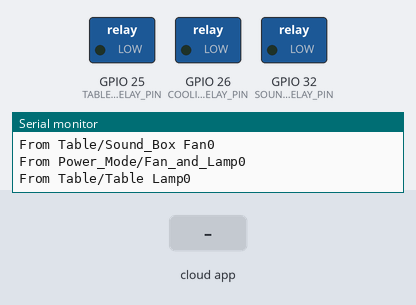
A program run on a simulated ESP32. Parts: switched loads named in the program (green lamp = pin HIGH), the last lines printed to the serial monitor. The test bench sets the inputs (shaded band). WiFi joins after 1.5 s; servers stay silent unless stated; the Firebase database answers and starts empty.

Above: at 2.7 s.
2.8 s: the phone or cloud app sets Table_Lamp to 1
At 4.9 s:
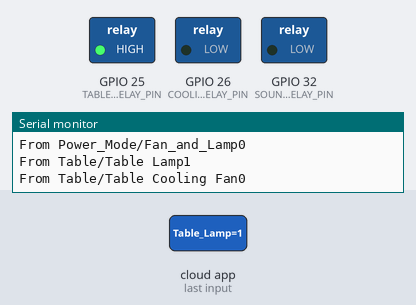
5.6 s: the phone or cloud app sets Cooling_Fan to 1
At 6.5 s:
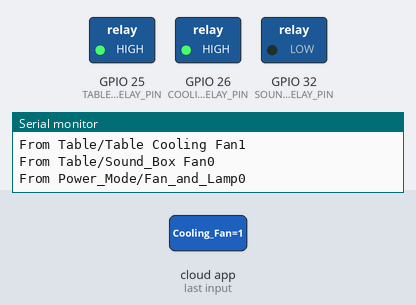
7.6 s: the phone or cloud app sets Sound_Box to 1
At 9.3 s:
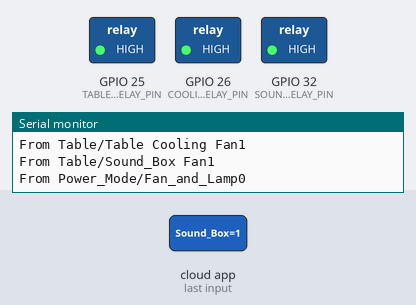
9.6 s: the phone or cloud app sets Fan_and_Lamp to 1
At 10.9 s:
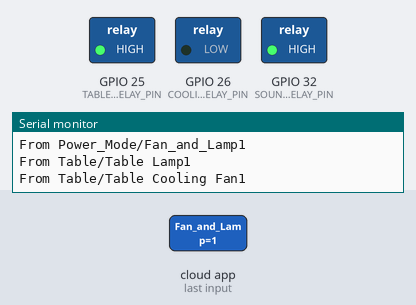
11.6 s: the phone or cloud app sets Table_Lamp to 0
At 12.5 s:
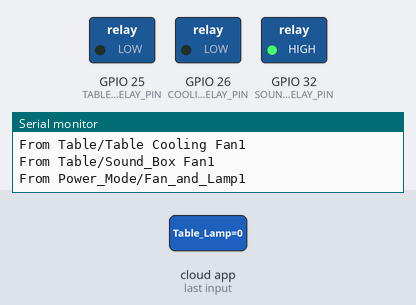
13.6 s: the phone or cloud app sets Fan_and_Lamp to 0
At 15.3 s:
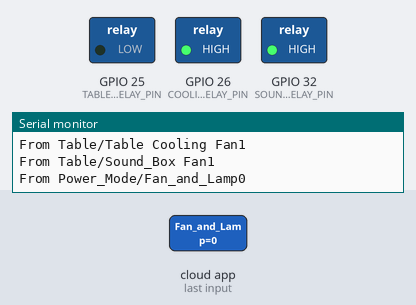
Timing chart, 0 to 16.6 s (numbered marks = the images above; inputs shaded):
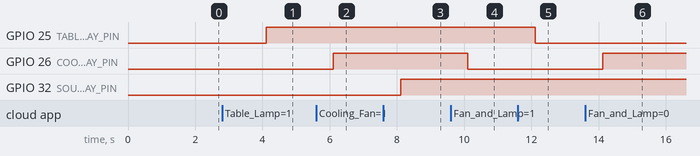

The program:

main.cpp
```cpp
#include <Arduino.h>                 // Core Arduino functions
#include <WiFi.h>                    // ESP32 WiFi library
#include <Firebase_ESP_Client.h>     // Firebase client library

// Helper files for Firebase authentication & RTDB debugging
#include "addons/TokenHelper.h"
#include "addons/RTDBHelper.h"

#include <IRremote.hpp>   // IRremote v4.x+


// ---------------- WIFI CREDENTIALS ----------------
#define WIFI_SSID " "                // Your WiFi SSID
#define WIFI_PASSWORD "        "     // Your WiFi password

// ---------------- FIREBASE CONFIG ----------------
#define API_KEY "AIzaSyCHrJBEwK4yEG61A6lZT4LJCaTBeuPMjnM"
#define DATABASE_URL "https://led-control-system-74ee3-default-rtdb.asia-southeast1.firebasedatabase.app/"

// ---------------- PIN DEFINITIONS ----------------

// For Table Lamp
#define TABLE_LAMP_RELAY_PIN 25      // Digital ON/OFF LED
#define LDR_PIN 36                   // LDR connected to ADC pin

// For Cooling Fan
#define COOLING_FAN_RELAY_PIN 26

// For sound box
#define SOUND_BOX_RELAY_PIN 32

// IR Receiver
#define IR_RECEIVER_PIN 15         // IR receiver data pin


// ---------------- FIREBASE OBJECTS ----------------
FirebaseData fbdo;                   // Firebase data object
FirebaseAuth auth;                   // Authentication object
FirebaseConfig config;               // Configuration object

// ---------------- GLOBAL VARIABLES ----------------
// For Table Lamp
bool is_table_lamp_on = true;

// For Cooling Fan
bool is_cooling_fan_on = true;

// For sound box
bool is_sound_box_on = true;


unsigned long sendDataPrevMillis = 0;  // Timer for sending sensor data
unsigned long readDataPrevMillis = 0;  // Timer for receiving data
unsigned long IRPrevMillis = 0;        // Timer for receiving data

int ldrData = 0;                       // Raw LDR ADC value
float voltage = 0.0;                   // LDR voltage value

bool signupOK = false;                 // Firebase signup status

bool start_the_process = false;
bool fan_on = false;
unsigned long fan_timer = 0;
const unsigned long FAN_INTERVAL = 300000; // 5 minutes


// ---------------- SETUP FUNCTION ----------------
void setup() {

  Serial.begin(115200);               // Start serial monitor

  pinMode(TABLE_LAMP_RELAY_PIN, OUTPUT);          // Digital LED as output
  pinMode(COOLING_FAN_RELAY_PIN, OUTPUT);         // Digital FAN as output
  pinMode(SOUND_BOX_RELAY_PIN, OUTPUT);           // Digital Sound Box as output
  IrReceiver.begin(IR_RECEIVER_PIN, ENABLE_LED_FEEDBACK);


  // ---------------- WIFI CONNECTION ----------------
  WiFi.begin(WIFI_SSID, WIFI_PASSWORD);
  Serial.print("Connecting to wiFi");

  while (WiFi.status() != WL_CONNECTED) {
    Serial.print(".");
    delay(300);
  }

  Serial.println();
  Serial.print("Connected With IP: ");
  Serial.println(WiFi.localIP());
  Serial.println();

  // ---------------- FIREBASE SETUP ----------------
  config.api_key = API_KEY;
  config.database_url = DATABASE_URL;

  // Anonymous Firebase sign-up
  if (Firebase.signUp(&config, &auth, "", "")) {
    Serial.println("Sign-UP OK");
    signupOK = true;
  } else {
    Serial.printf("%s\n", config.signer.signupError.message.c_str());
  }

  config.token_status_callback = tokenStatusCallback;

  Firebase.begin(&config, &auth);
  Firebase.reconnectWiFi(true);
}

// ---------------- LOOP FUNCTION ----------------
void loop() {

  // -------- SEND SENSOR DATA EVERY 5 SECONDS --------
  // if (Firebase.ready() && signupOK && (millis() - sendDataPrevMillis > 5000 || sendDataPrevMillis == 0)) {
  //   sendDataPrevMillis = millis();

  //   // Read LDR sensor
  //   ldrData = analogRead(LDR_PIN);
  //   voltage = (float)analogReadMilliVolts(LDR_PIN) / 1000;

  //   // Upload LDR raw data
  //   if (Firebase.RTDB.setInt(&fbdo, "Sensor/LDR_DATA", ldrData)) {
  //     //Serial.printf("\n%d\n", ldrData);
  //   } else {
  //     // Serial.println(fbdo.errorReason());
  //   }

  //   // Upload LDR voltage
  //   if (Firebase.RTDB.setFloat(&fbdo, "Sensor/LDR_Voltage", voltage)) {
  //     //Serial.printf("\n%f\n", voltage);
  //   } else {
  //     // Serial.println(fbdo.errorReason());
  //   }
  // }

  // -------- REMOTE + DIGITAL LED|FAN LOGIC --------
  if (millis() - readDataPrevMillis > 1000 || readDataPrevMillis == 0) {
    readDataPrevMillis = millis();

    if (Firebase.ready() && signupOK) {
      // Read Table Lamp ON/OFF command from Firebase
      if (Firebase.RTDB.getBool(&fbdo, "Table/Table_Lamp")) {
        if (fbdo.dataType() == "boolean") {
          is_table_lamp_on = fbdo.boolData();
          Serial.printf("From Table/Table Lamp%d\n\n", is_table_lamp_on);
        }
      } else {
        Serial.print("Error From Table Lamp ");
        Serial.println(fbdo.errorReason());
      }


      // Read Cooling Fan ON/OFF command from Firebase
      if (Firebase.RTDB.getBool(&fbdo, "Table/Cooling_Fan")) {
        if (fbdo.dataType() == "boolean") {
          is_cooling_fan_on = fbdo.boolData();
          Serial.printf("From Table/Table Cooling Fan%d\n\n", is_cooling_fan_on);
        }
      } else {
        Serial.print("Error From Table Cooling fan ");
        Serial.println(fbdo.errorReason());
      }


      // Read Sound Box ON/OFF command from Firebase
      if (Firebase.RTDB.getBool(&fbdo, "Table/Sound_Box")) {
        if (fbdo.dataType() == "boolean") {
          is_sound_box_on = fbdo.boolData();
          Serial.printf("From Table/Sound_Box Fan%d\n\n", is_sound_box_on);
        }
      } else {
        Serial.print("Error From Table Sound Box ");
        Serial.println(fbdo.errorReason());
      }


      // Read Start the hole precess command from Firebase
      if (Firebase.RTDB.getBool(&fbdo, "Power_Mode/Fan_and_Lamp")) {
        if (fbdo.dataType() == "boolean") {
          start_the_process = fbdo.boolData();
          Serial.printf("From Power_Mode/Fan_and_Lamp%d\n\n", start_the_process);
        }
      } else {
        Serial.print("Error From Power_Mode/Fan_and_Lamp ");
        Serial.println(fbdo.errorReason());
      }
    }

  }

  if(start_the_process) {
    if (millis() - fan_timer >= FAN_INTERVAL) {
      fan_timer = millis();
      fan_on = !fan_on;   // 🔁 TOGGLE fan state
    }

    if (fan_on) {
      is_cooling_fan_on = true;   // turn fan ON
    } else {
      is_cooling_fan_on = false;  // turn fan OFF
    }

    // take data from LDR and turn on or off the table lamp
    // TODO
  }

  // if (IrReceiver.decode()) {

  //   // Filter repeated signals using millis()
  //   if (millis() - IRPrevMillis > 300) {

  //     // Print raw IR data
  //     Serial.print("IR Code: 0x");
  //     Serial.println(IrReceiver.decodedIRData.decodedRawData, HEX);

  //     IRPrevMillis = millis();
  //   }

  //   // Prepare for next IR signal
  //   IrReceiver.resume();
  // }


  digitalWrite(TABLE_LAMP_RELAY_PIN, is_table_lamp_on);
  digitalWrite(COOLING_FAN_RELAY_PIN, is_cooling_fan_on);
  digitalWrite(SOUND_BOX_RELAY_PIN, is_sound_box_on);
}
```

Measured:
- after the input at 2.8 s, GPIO 25 (TABLE_LAMP_RELAY_PIN): LOW → HIGH after 1.3 s
- after the input at 5.6 s, GPIO 26 (COOLING_FAN_RELAY_PIN): LOW → HIGH after 0.51 s
- after the input at 7.6 s, GPIO 32 (SOUND_BOX_RELAY_PIN): LOW → HIGH after 0.51 s
- after the input at 9.6 s, GPIO 26 (COOLING_FAN_RELAY_PIN): HIGH → LOW after 0.51 s
- after the input at 11.6 s, GPIO 25 (TABLE_LAMP_RELAY_PIN): HIGH → LOW after 0.52 s
- after the input at 13.6 s, GPIO 26 (COOLING_FAN_RELAY_PIN): LOW → HIGH after 0.52 s
